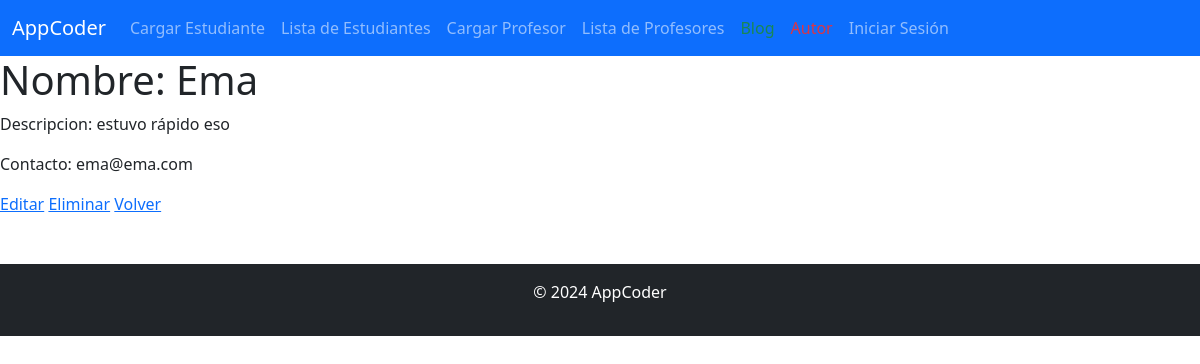
The app's page /nuevo/2/ with its own data.
### AppNuevo/models.py (models this page shows, shortened)
class Autor(models.Model):
    nombre = models.CharField(max_length=200)
    descripcion = models.TextField()
    correo = models.EmailField()

### AppNuevo/views.py (the view)
# urls.py: path('<int:pk>/', AutorDetailView.as_view(), name='autor_detail'),
class AutorDetailView(DetailView):
    model = Autor
    template_name = 'AppNuevo/autor_detail.html'

### AppNuevo/templates/AppNuevo/autor_detail.html (shortened to what this page needs)
{% extends "AppCoder/index.html" %}
{% load static %}
{% block cuerpo %}
    <h1>Nombre: {{ object.nombre }}</h1>
    <p>Descripcion: {{ object.descripcion }}</p>
    <p>Contacto: {{ object.correo }}</p>
    <a href="{% url 'autor_update' object.pk %}">Editar</a>
    <a href="{% url 'autor_delete' object.pk %}">Eliminar</a>
    <a href="{% url 'autor_list' %}">Volver</a>
{% endblock %}

### records on screen
Autor: nombre "Ema", descripcion "estuvo rápido eso", correo "ema@ema.com"
